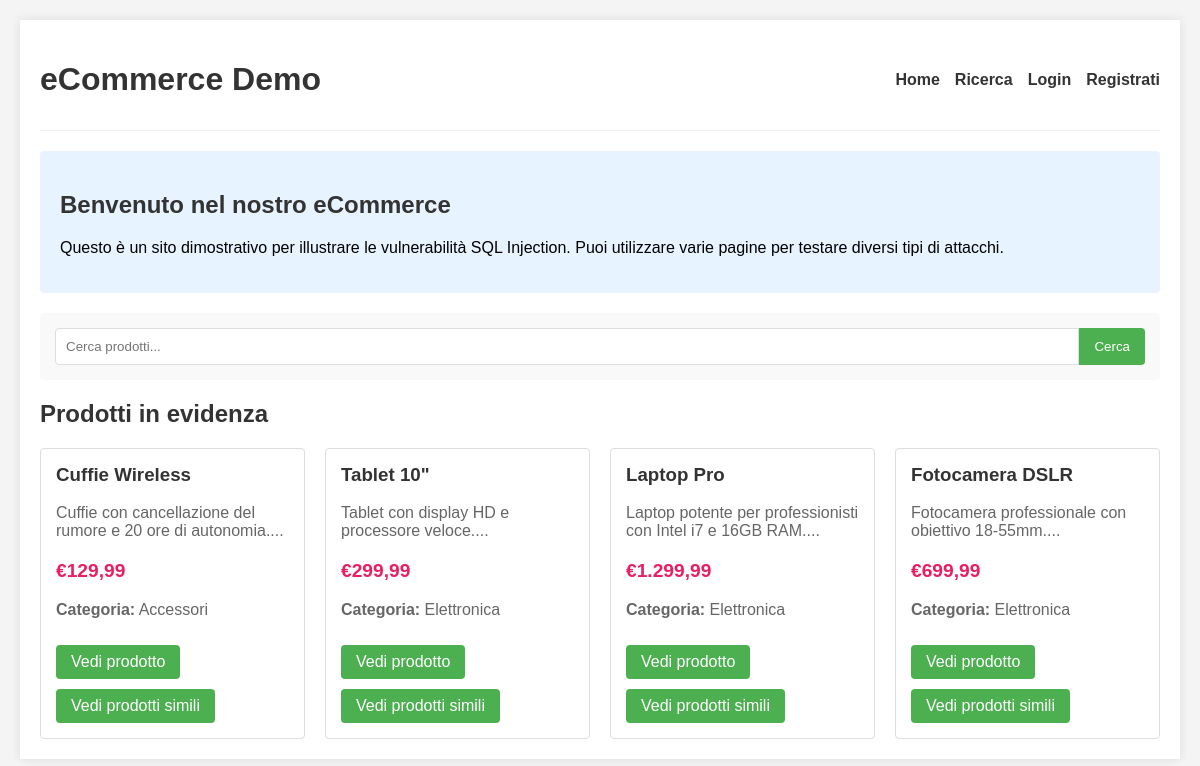
The page / on the database its author committed.
### tables this page shows
CREATE TABLE IF NOT EXISTS products (
    id INT AUTO_INCREMENT PRIMARY KEY,
    name VARCHAR(100) NOT NULL,
    description TEXT,
    price DECIMAL(10, 2) NOT NULL,
    category VARCHAR(50) NOT NULL,
    stock INT DEFAULT 0,
    image_url VARCHAR(255),
    created_at TIMESTAMP DEFAULT CURRENT_TIMESTAMP
);

### html/index.php (the view, shortened to what this page needs)
<?php
require_once 'config.php';
$query = "SELECT * FROM products ORDER BY RAND() LIMIT 4";
try {
        $featured_products = mysqli_query($conn, $query);
    } catch (Exception $e) {
        $error = $e->getMessage();
    }
?>
<!DOCTYPE html>
<html lang="it">
<head>
</head>
<body>
    <div class="container">
        <div class="header">
            <h1>eCommerce Demo</h1>
            <div class="nav">
                <a href="index.php">Home</a>
                <a href="search.php">Ricerca</a>
                <?php if (isset($_SESSION['user_id'])): ?>
                    <a href="logout.php">Logout</a>
                <?php else: ?>
                    <a href="login.php">Login</a>
                    <a href="register.php">Registrati</a>
                <?php endif; ?>
            </div>
        </div>
        <div class="welcome">
            <h2>Benvenuto nel nostro eCommerce</h2>
            <p>Questo è un sito dimostrativo per illustrare le vulnerabilità SQL Injection. Puoi utilizzare varie pagine per testare diversi tipi di attacchi.</p>
        </div>
        <form action="search.php" method="GET" class="search-box">
            <input type="text" name="search" placeholder="Cerca prodotti...">
            <button type="submit">Cerca</button>
        </form>
        <h2>Prodotti in evidenza</h2>
        <div class="featured-products">
            <?php while ($product = mysqli_fetch_assoc($featured_products)): ?>
                <div class="product-card">
                    <h3><?php echo $product['name']; ?></h3>
                    <p><?php echo substr($product['description'], 0, 100) . '...'; ?></p>
                    <p class="price">€<?php echo number_format($product['price'], 2, ',', '.'); ?></p>
                    <p><strong>Categoria:</strong> <?php echo $product['category']; ?></p>
                    <a href="search.php?search=<?php echo urlencode($product['name']); ?>&link=product" class="btn" id="btn-product" > Vedi prodotto</a>
                    <a href="search.php?category=<?php echo urlencode($product['category']); ?>&link=similar" class="btn" id="btn-similar" > Vedi prodotti simili</a>
                </div>
            <?php endwhile; ?>
        </div>
    </div>
</body>
</html>

### html/index.php (style rules this page uses)
body { font-family: Arial, sans-serif; margin: 0; padding: 20px; background-color: #f4f4f4; }
.container { max-width: 1200px; margin: 0 auto; background: white; padding: 20px; box-shadow: 0 0 10px rgba(0,0,0,0.1); }
.header { display: flex; justify-content: space-between; align-items: center; margin-bottom: 20px; padding-bottom: 10px; border-bottom: 1px solid #eee; }
h1, h2 { color: #333; }
.nav { display: flex; gap: 15px; }
.nav a { text-decoration: none; color: #333; font-weight: bold; }
.welcome { background: #e7f3fe; padding: 20px; border-radius: 4px; margin-bottom: 20px; }
.search-box { background: #f9f9f9; padding: 15px; border-radius: 4px; margin-bottom: 20px; display: flex; }
.search-box input { flex: 1; padding: 10px; border: 1px solid #ddd; border-radius: 4px 0 0 4px; }
.search-box button { padding: 10px 15px; background: #4CAF50; color: white; border: none; border-radius: 0 4px 4px 0; cursor: pointer; }
.featured-products { display: grid; grid-template-columns: repeat(auto-fill, minmax(250px, 1fr)); gap: 20px; margin-top: 20px; }
.product-card { border: 1px solid #ddd; border-radius: 4px; padding: 15px; transition: transform 0.3s; }
.product-card h3 { margin-top: 0; color: #333; }
.product-card p { color: #666; }
.product-card .price { font-weight: bold; color: #e91e63; font-size: 1.2em; }
.btn { display: inline-block; padding: 8px 15px; background: #4CAF50; color: white; text-decoration: none; border-radius: 4px; margin-top: 10px; margin-right: 5px; }

### rows shown on the page
products: name "Cuffie Wireless", description "Cuffie con cancellazione del rumore e 20 ore di autonomia.", price "129,99", category "Accessori"
products: name "Tablet 10\"", description "Tablet con display HD e processore veloce.", price "299,99", category "Elettronica"
products: name "Laptop Pro", description "Laptop potente per professionisti con Intel i7 e 16GB RAM.", price "1.299,99", category "Elettronica"
products: name "Fotocamera DSLR", description "Fotocamera professionale con obiettivo 18-55mm.", price "699,99", category "Elettronica"
